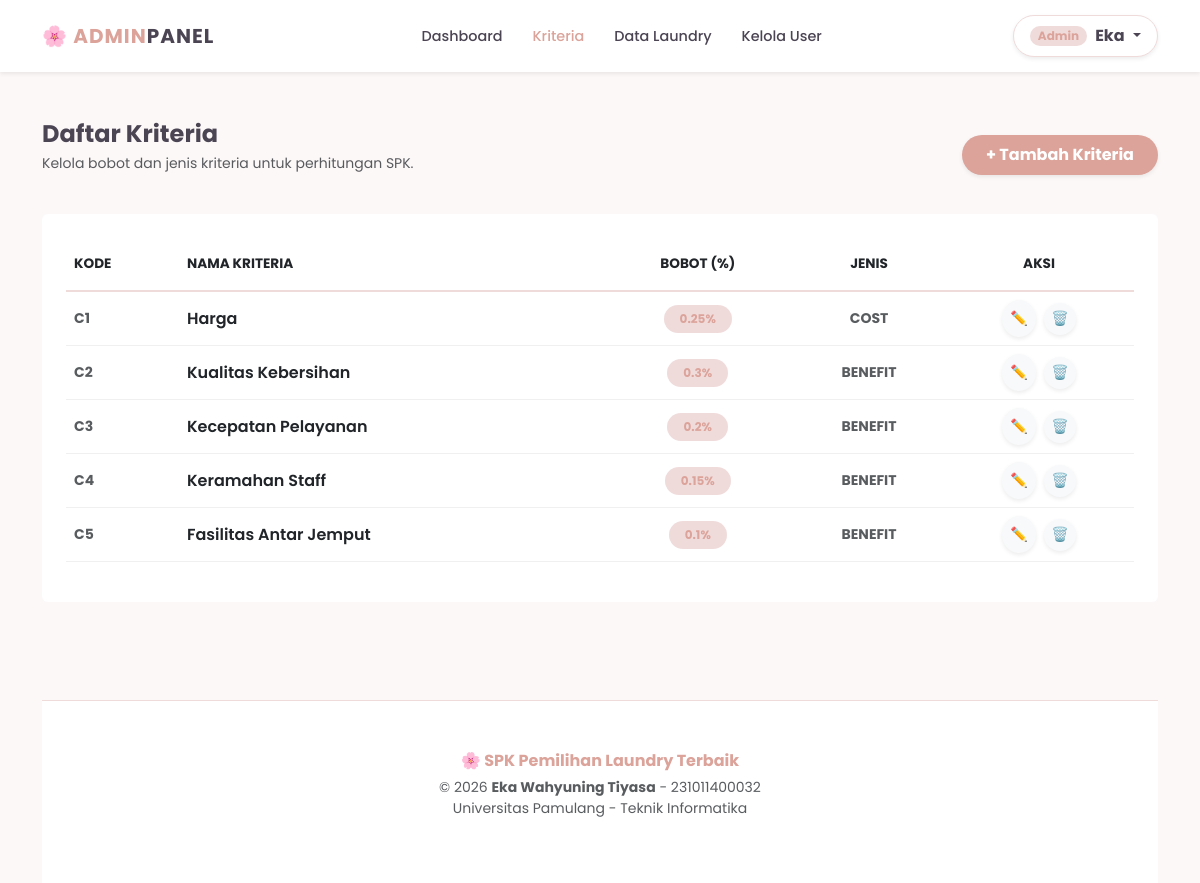
Page /kriteria_view.php (signed in) on the committed database.
### tables this page shows
CREATE TABLE `kriteria` (
  `id_kriteria` int(11) NOT NULL,
  `kode_kriteria` varchar(10) DEFAULT NULL,
  `nama_kriteria` varchar(100) DEFAULT NULL,
  `bobot` float DEFAULT NULL,
  `jenis` enum('benefit','cost') NOT NULL,
  `sifat` enum('benefit','cost') DEFAULT NULL
);

### kriteria_view.php (the view, shortened to what this page needs)
<?php
require_once '../config/koneksi.php';
include '../includes/header_admin.php';
$conn = mysqli_connect($host, $user, $pass, $db);
?>
<div class="row mb-4 align-items-center">
    <div class="col-md-6 text-center text-md-start">
        <h4 class="fw-bold mb-1">Daftar Kriteria</h4>
        <p class="text-muted small">Kelola bobot dan jenis kriteria untuk perhitungan SPK.</p>
    </div>
    <div class="col-md-6 text-center text-md-end">
        <button class="btn btn-pink rounded-pill shadow-sm px-4 py-2 fw-bold" style="background: var(--dusty-pink); color:white; border:none;" data-bs-toggle="modal" data-bs-target="#modalTambah">
            + Tambah Kriteria
        </button>
    </div>
</div>
<div class="card card-custom p-4 border-0">
    <div class="table-responsive">
        <table class="table table-hover align-middle">
            <thead class="text-muted" style="font-size: 0.85rem; border-bottom: 2px solid var(--soft-pink);">
                <tr>
                    <th class="py-3">KODE</th>
                    <th class="py-3">NAMA KRITERIA</th>
                    <th class="py-3 text-center">BOBOT (%)</th>
                    <th class="py-3 text-center">JENIS</th>
                    <th class="py-3 text-center">AKSI</th>
                </tr>
            </thead>
            <tbody>
                    <?php
                    $query = mysqli_query($conn, "SELECT * FROM kriteria ORDER BY id_kriteria ASC");
                    while($row = mysqli_fetch_assoc($query)):
                    ?>
                    <tr style="border-bottom: 1px solid #f0f0f0;">
                        <td class="fw-bold text-muted small"><?= $row['kode_kriteria']; ?></td>
                        <td class="fw-semibold"><?= $row['nama_kriteria']; ?></td>
                        <td class="text-center">
                            <span class="badge rounded-pill px-3 py-2" style="background: var(--soft-pink); color: var(--dusty-pink);">
                                <?= $row['bobot']; ?>%
                            </span>
                        </td>
                        <td class="text-center text-uppercase small fw-bold text-muted">
                            <?= $row['jenis']; ?>
                        </td>
                        <td class="text-center">
                            <button class="btn btn-sm btn-light rounded-circle p-2 text-primary border-0 shadow-sm me-1"
                                    data-bs-toggle="modal" data-bs-target="#modalEdit<?= $row['id_kriteria']; ?>">
                                ✏️
                            </button>
                            <a href="aksi.php?act=kriteria_hapus&id=<?= $row['id_kriteria']; ?>"
                            class="btn btn-sm btn-light rounded-circle p-2 text-danger border-0 shadow-sm d-inline-flex align-items-center justify-content-center text-decoration-none"
                            style="width: 32px; height: 32px;"
                            onclick="return confirm('Yakin ingin menghapus kriteria ini?')">
                                🗑️
                            </a>
                        </td>
                    </tr>
                    <?php endwhile; ?>
                </tbody>
        </table>
    </div>
</div>
<?php include '../includes/footer.php'; ?>

### header_admin.php (style rules this page uses)
:root { --admin-dark: #4B4453; --dusty-pink: #DBA39A; --soft-pink: #F0DBDB; }
body { font-family: 'Poppins', sans-serif; background-color: #fcf8f8; color: var(--admin-dark); }

### rows in the picture
kriteria: kode_kriteria "C1", nama_kriteria "Harga", bobot "0.25", jenis "COST"
kriteria: kode_kriteria "C2", nama_kriteria "Kualitas Kebersihan", bobot "0.3", jenis "BENEFIT"
kriteria: kode_kriteria "C3", nama_kriteria "Kecepatan Pelayanan", bobot "0.2", jenis "BENEFIT", $row['id_kriteria'] 3 (drawn)
kriteria: kode_kriteria "C4", nama_kriteria "Keramahan Staff", bobot "0.15", jenis "BENEFIT"
kriteria: kode_kriteria "C5", nama_kriteria "Fasilitas Antar Jemput", bobot "0.1", jenis "BENEFIT"

### other values in the picture
explode(' ', $_SESSION['nama'])[0] "Eka"
